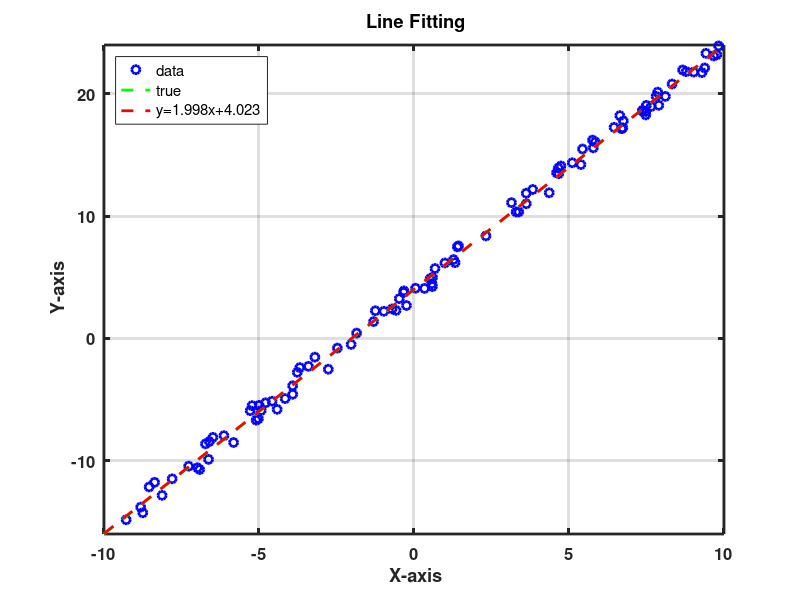
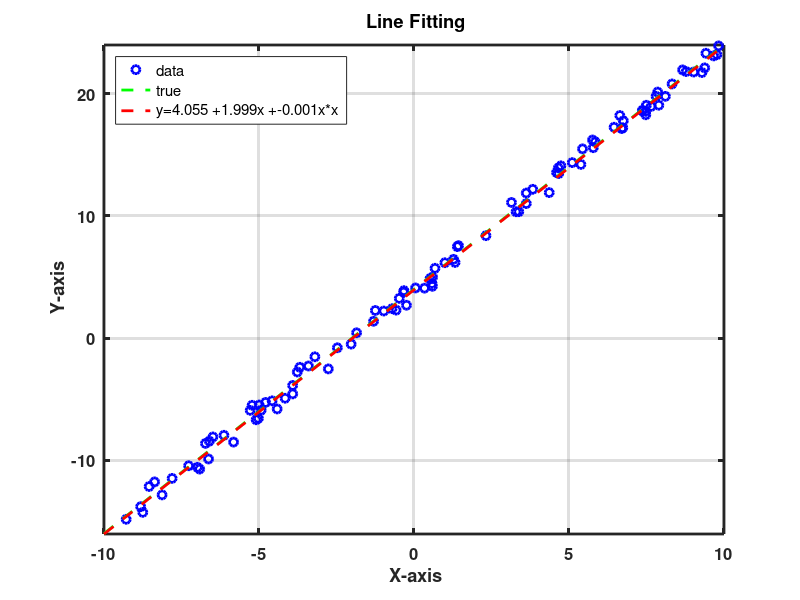

MATLAB code for these plots, in order:
% line equation y = mx + b;
m = 2;
b = 4;

npt = 100;

% x-axis range
xrange = [-10 10];
x = rand(npt,1)*(xrange(2)-xrange(1))+xrange(1);

y_true = m*x+b;
y = y_true + (rand([npt 1])*2-1);

sx = sum(x);
sx2 = sum(x.*x);
sy = sum(y);
sxy = sum(x.*y);

mb = inv([sx npt; sx2 sx])*[sy;sxy];

figure(1)
plot(x, y, 'ob', 'linewidth', 2); hold on;
line(xrange,m*xrange + b, 'Color', 'g', 'linewidth',  2, 'LineStyle', '--');
line(xrange,mb(1)*xrange + mb(2), 'Color', 'r', 'linewidth',  2, 'LineStyle', '--');
legend({'data','true',strcat('y=',sprintf('%3.3f',mb(1)),'x+',sprintf('%3.3f',mb(2)))},'location','northwest')
axis tight;grid on; hold off
title('\bf Line Fitting');
xlabel('\bf X-axis');xlim(xrange);
ylabel('\bf Y-axis');
set(gca,'FontSize',12,'linewidth',2,'fontweight','bold')


sx = sum(x);
sx2 = sum(x.*x);
sx3 = sum(x.^3);
sx4 = sum(x.^4);

sy = sum(y);
sxy = sum(x.*y);
sx2y = sum(x.^2.*y);

abc = inv([npt sx sx2; sx sx2 sx3; sx2 sx3 sx4])*[sy;sxy;sx2y];

figure(2)
plot(x, y, 'ob', 'linewidth', 2); hold on;
line(xrange,m*xrange + b, 'Color', 'g', 'linewidth',  2, 'LineStyle', '--');
line(xrange,abc(1)+ abc(2)*xrange + abc(3)*xrange.*xrange, 'Color', 'r', 'linewidth',  2, 'LineStyle', '--');
legend({'data','true',strcat('y=',sprintf('%3.3f',abc(1)),' +' ,sprintf('%3.3f',abc(2)), 'x + ',sprintf('%3.3f',abc(3)), 'x*x')},'location','northwest')
axis tight;grid on; hold off
title('\bf Line Fitting');
xlabel('\bf X-axis');xlim(xrange);
ylabel('\bf Y-axis');
set(gca,'FontSize',12,'linewidth',2,'fontweight','bold')